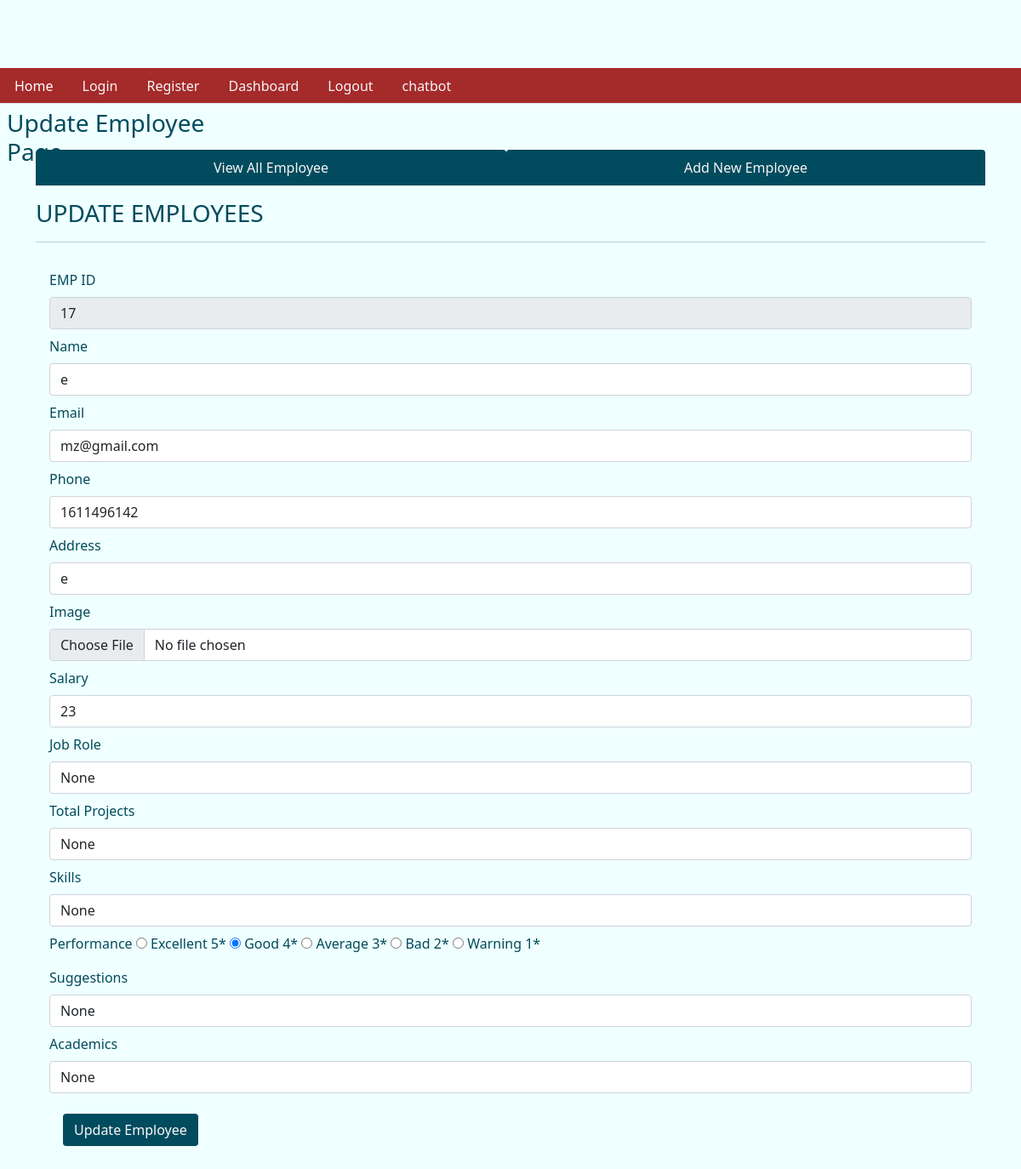
/fetchone/17, run on the app's committed database.
### tables this page shows
CREATE TABLE emp ( empid integer primary key AUTOINCREMENT, name text not null, email text, phone integer, address text, joining_date timestamp DEFAULT CURRENT_TIMESTAMP,  total_projects integer default 1, total_test_case integer DEFAULT 1, total_defects_found integer DEFAULT 1, total_defects_pending integer DEFAULT 1 , salary TEXT, Performance TEXT, img_path TEXT, last_updated TIMESTAMP, total_project TEXT, job_role TEXT, suggestion TEXT, skills TEXT, academics TEXT);

### app.py (the view)
@app.route('/fetchone/<int:empid>')
def fetchone(empid):
    user = get_current_user()
    db = get_database()
    emp_cur = db.execute('select * from emp where empid = ?', [empid])
    single_emp = emp_cur.fetchone()
    return render_template('updateemployee.html', user = user, single_emp = single_emp)

### app.py (called while the page is built)
@app.teardown_appcontext
def close_database(error):
    if hasattr(g, 'crudapplication_db'):
        g.crudapplication_db.close()

def get_current_user():
    user = None
    if 'user' in session:
        user = session['user']
        db = get_database()
        user_cur = db.execute('select * from users where name = ?', [user])
        user = user_cur.fetchone()
    return user

### database.py (called while the page is built)
def connect_to_database():
    sql = sqlite3.connect('C:/Users/mdzid/Downloads/Documents/flask/crud_application_flask/crudapplication.db')
    sql.row_factory = sqlite3.Row
    return sql

def get_database():
    if not hasattr(g, 'crudapplication_db'):
        g.crudapplication_db = connect_to_database()
    return g.crudapplication_db

### templates/updateemployee.html (shortened to what this page needs)
{% from "showlinks.html" import show_links, showsocialmedialinks %}
<!DOCTYPE html>
<html lang="en">
<head>
  <link href="https://cdn.jsdelivr.net/npm/bootstrap@5.1.3/dist/css/bootstrap.min.css" rel="stylesheet"
>
  <link rel="stylesheet" href="{{ url_for('static', filename='home.css')}}" type="text/css">
</head>
<body>
  <div class="parent">
    <div class="child child3">
      {{ show_links() }}
    </div>
    <div class="child child4">
      <h3 class="m-2">Update Employee Page</h3>
    </div>
    <div class="child child5" style="color:rgb(0, 75, 93);">
    </div>
    <div class="child child6left">
    </div>
    <div class="child child6 container" style="color:rgb(0, 75, 93);">
      <ul class="nav nav-tabs nav-fill mb-3">
        <li class="nav-item">
          <a class="nav-link" style=" background-color:rgb(0, 75, 93); color:whitesmoke;" href="dashboard.html">View All
            Employee</a>
        </li>
        <li class="nav-item">
          <a class="nav-link" style=" background-color:rgb(0, 75, 93); color:whitesmoke;" href="addnewemployee.html">Add
            New Employee</a>
        </li>
      </ul>
      <div class="table-responsive-lg caption-top">
        <caption>
          <h3>UPDATE EMPLOYEES</h3>
        </caption>
        <hr>
        {% if single_emp %}
        <form class="p-3" action="/updateemployee" method="POST", enctype = 'multipart/form-data'>
          <div class="mb-2">
            <label for="empid" class="form-label">EMP ID</label>
            <input type="text" class="form-control" id="empid" value="{{single_emp['empid']}}" name="empid" readonly>
          </div>
          <div class="mb-2">
            <label for="name" class="form-label">Name</label>
            <input type="text" class="form-control" id="name" value="{{single_emp['name']}}" name="name">
          </div>
          <div class="mb-2">
            <label for="email" class="form-label">Email</label>
            <input type="text" class="form-control" id="email" value="{{single_emp['email']}}" name="email">
          </div>
          <div class="mb-2">
            <label for="name" class="form-label">Phone</label>
            <input type="text" class="form-control" id="phone" value="{{single_emp['phone']}}" name="phone">
          </div>
          <div class="mb-2">
            <label for="email" class="form-label">Address</label>
            <input type="text" class="form-control" id="address" value="{{single_emp['address']}}" name="address">
          </div>
          <div class="mb-2">
            <label for="image" class="form-label">Image</label>
            <input type="file" class="form-control" id="image" name="image">
          </div>
          <div class="mb-2">
            <label for="email" class="form-label">Salary</label>
            <input type="text" class="form-control" id="salary" value="{{single_emp['salary']}}" name="salary">
          </div>
          <div class="mb-2">
            <label for="email" class="form-label">Job Role</label>
            <input type="text" class="form-control" id="job_role" value="{{single_emp['job_role']}}" name="job_role">
          </div>
          <div class="mb-2">
            <label for="email" class="form-label">Total Projects</label>
            <input type="text" class="form-control" id="total_project" value="{{single_emp['total_project']}}" name="total_project">
          </div>
          <div class="mb-2">
            <label for="email" class="form-label">Skills</label>
            <input type="text" class="form-control" id="skills" value="{{single_emp['skills']}}" name="skills">
          </div>
          <div class="mb-2">
            <label for="Performance" class="form-label">Performance</label>
            <input type="radio" id="Excellent" name="Performance" value="Excellent" {% if single_emp['Performance'] == 'Excellent' %}checked{% endif %}>
            <label for="Excellent">Excellent 5*</label>
            <input type="radio" id="Good" name="Performance" value="Good" {% if single_emp['Performance'] == 'Good' %}checked{% endif %}>
            <label for="Good">Good 4*</label>
            <input type="radio" id="Average" name="Performance" value="Average" {% if single_emp['Performance'] == 'Average' %}checked{% endif %}>
            <label for="Average">Average 3*</label>
            <input type="radio" id="Bad" name="Performance" value="Bad" {% if single_emp['Performance'] == 'Bad' %}checked{% endif %}>
            <label for="Bad">Bad 2*</label>
            <input type="radio" id="warning" name="Performance" value="warning" {% if single_emp['Performance'] == 'warning' %}checked{% endif %}>
            <label for="warning">Warning 1*</label>
        </div>
        <div class="mb-2">
          <label for="email" class="form-label">Suggestions</label>
          <input type="text" class="form-control" id="suggestion" value="{{single_emp['suggestion']}}" name="suggestion">
        </div>
        <div class="mb-2">
          <label for="email" class="form-label">Academics</label>
          <input type="text" class="form-control" id="academics" value="{{single_emp['academics']}}" name="academics">
        </div>
          {% endif %}
          <button type="submit" class="btn text-light m-3" style="background-color:rgb(0, 75, 93);">Update
            Employee</button>
        </form>
      </div>
    </div>
    <div class="child child6right">
    </div>
  </div>
</body>
</html>

### static/home.css (style rules this page uses)
html, body { height: 100%; background-color:azure; color:rgb(0, 75, 93); }
.parent { height: 100%; display: grid; grid-template-columns: repeat(4, 1fr); grid-template-rows: 10% 5% 7% auto 7%; }
.child { margin-bottom: 10px; }
.child3 { grid-column: 1/-1; grid-row: 2/3; }
.child4 { grid-column: 1/2; grid-row: 3/4; }
.child5 { grid-column: 4/5; grid-row: 3/4; text-align: center; }
.child6 { grid-column: 1/-1; grid-row: 4/5; }

### data on the page
emp: empid "17", name "e", email "mz@gmail.com", phone "1611496142", address "e", salary "23", Performance "☐ Excellent 5*", Performance "☑ Good 4*", Performance "☐ Average 3*", Performance "☐ Bad 2*", Performance "☐ Warning 1*"
